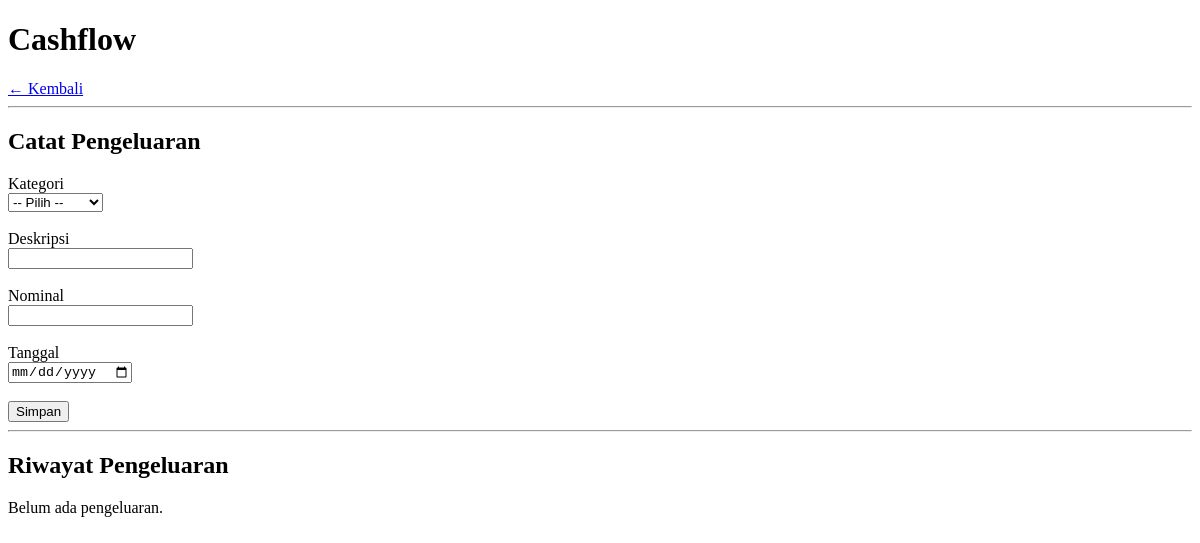
Page /cashflow on the earlier database version.
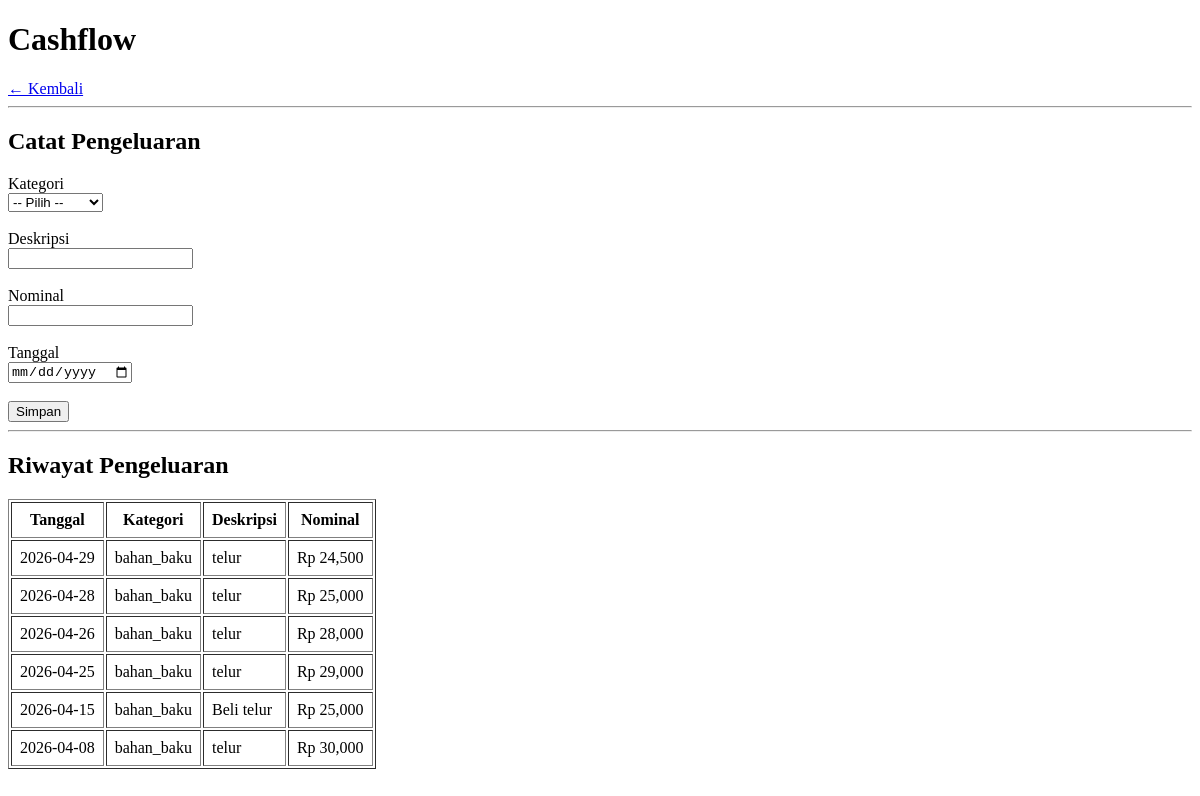
Same page on the later database version.
### tables this page shows
CREATE TABLE expenses (
    id          INTEGER PRIMARY KEY AUTOINCREMENT,
    category    TEXT NOT NULL,
    description TEXT NOT NULL,
    amount      REAL NOT NULL,
    date        TEXT NOT NULL,
    created_at  TEXT DEFAULT CURRENT_TIMESTAMP
);

### app.py (the view)
@app.route('/cashflow')
def cashflow():
    expenses = get_all_expenses()
    return render_template('cashflow.html', expenses=expenses)

### database/db.py (called while the page is built)
def get_connection():
    conn = sqlite3.connect(DB_PATH)
    conn.row_factory = sqlite3.Row
    conn.execute("PRAGMA foreign_keys = ON")
    return conn

def get_all_expenses():
    conn = get_connection()
    expenses = conn.execute(
        "SELECT * FROM expenses ORDER BY date DESC"
    ).fetchall()
    conn.close()
    return expenses

### templates/cashflow.html (shortened to what this page needs)
<!DOCTYPE html>
<html lang="id">
<head>
</head>
<body>
    <h1>Cashflow</h1>
    <a href="/">← Kembali</a>
    <hr>
    <h2>Catat Pengeluaran</h2>
    <form action="/cashflow/add" method="POST">
        <label>Kategori</label><br>
        <select name="category" required>
            <option value="">-- Pilih --</option>
        </select><br><br>
        <label>Deskripsi</label><br>
        <input type="text" name="description" required><br><br>
        <label>Nominal</label><br>
        <input type="number" name="amount" required><br><br>
        <label>Tanggal</label><br>
        <input type="date" name="date" required><br><br>
        <button type="submit">Simpan</button>
    </form>
    <hr>
    <h2>Riwayat Pengeluaran</h2>
    {% if expenses %}
    <table border="1" cellpadding="8">
        <thead>
            <tr>
                <th>Tanggal</th>
                <th>Kategori</th>
                <th>Deskripsi</th>
                <th>Nominal</th>
            </tr>
        </thead>
        <tbody>
            {% for expense in expenses %}
            <tr>
                <td>{{ expense['date'] }}</td>
                <td>{{ expense['category'] }}</td>
                <td>{{ expense['description'] }}</td>
                <td>Rp {{ "{:,.0f}".format(expense['amount']) }}</td>
            </tr>
            {% endfor %}
        </tbody>
    </table>
    {% else %}
    <p>Belum ada pengeluaran.</p>
    {% endif %}
</body>
</html>

Differences in the rows shown:
added expenses: date "2026-04-29", category "bahan_baku", description "telur", amount "24,500"
added expenses: date "2026-04-28", category "bahan_baku", description "telur", amount "25,000"
added expenses: date "2026-04-26", category "bahan_baku", description "telur", amount "28,000"
added expenses: date "2026-04-25", category "bahan_baku", description "telur", amount "29,000"
added expenses: date "2026-04-15", category "bahan_baku", description "Beli telur", amount "25,000"
added expenses: date "2026-04-08", category "bahan_baku", description "telur", amount "30,000"
Other differences:
text no longer shown: "Belum ada pengeluaran."
text now shown: "Tanggal Kategori Deskripsi Nominal"
